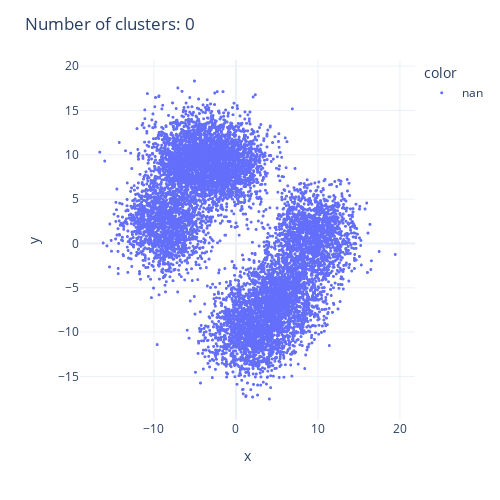

Notebook code for this chart:
### Code cell
plot_cluster(data, graph)

### Figure 1 — Plotly figure (JSON) as saved in the notebook; plotly's stock layout.template omitted (floating-point values rounded to 4 significant figures; data arrays with more than 128 entries replaced by an {"elided": "..."} marker saying what was removed)
{"data": [{"hovertemplate": "color=nan<br>x=%{x}<br>y=%{y}<extra></extra>", "legendgroup": "nan", "marker": {"color": "#636efa", "size": 3, "symbol": "circle"}, "mode": "markers", "name": "nan", "showlegend": true, "type": "scattergl", "x": {"elided": "10000 float values"}, "xaxis": "x", "y": {"elided": "10000 float values"}, "yaxis": "y"}], "layout": {"height": 500, "legend": {"title": {"text": "color"}, "tracegroupgap": 0}, "margin": {"t": 60}, "title": {"text": "Number of clusters: 0"}, "width": 500, "xaxis": {"anchor": "y", "domain": [0, 1], "title": {"text": "x"}}, "yaxis": {"anchor": "x", "domain": [0, 1], "title": {"text": "y"}}}}
